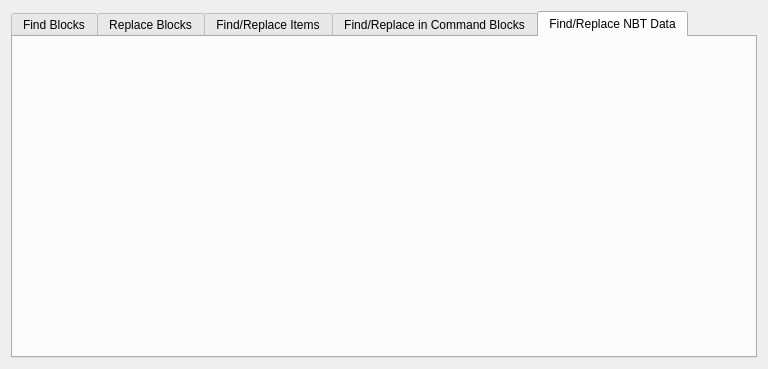
<?xml version="1.0" encoding="UTF-8"?>
<ui version="4.0">
 <class>Form</class>
 <widget class="QWidget" name="Form">
  <property name="geometry">
   <rect>
    <x>0</x>
    <y>0</y>
    <width>768</width>
    <height>369</height>
   </rect>
  </property>
  <property name="windowTitle">
   <string>Find and Replace...</string>
  </property>
  <layout class="QVBoxLayout" name="verticalLayout">
   <item>
    <widget class="QTabWidget" name="tabWidget">
     <property name="currentIndex">
      <number>4</number>
     </property>
     <widget class="QWidget" name="findBlocksTab">
      <attribute name="title">
       <string>Find Blocks</string>
      </attribute>
     </widget>
     <widget class="QWidget" name="tab">
      <attribute name="title">
       <string>Replace Blocks</string>
      </attribute>
      <layout class="QVBoxLayout" name="verticalLayout_3">
       <item>
        <widget class="QTableWidget" name="findReplaceTable">
         <property name="verticalScrollBarPolicy">
          <enum>Qt::ScrollBarAlwaysOn</enum>
         </property>
         <property name="alternatingRowColors">
          <bool>true</bool>
         </property>
         <property name="selectionMode">
          <enum>QAbstractItemView::NoSelection</enum>
         </property>
         <attribute name="verticalHeaderVisible">
          <bool>false</bool>
         </attribute>
         <column>
          <property name="text">
           <string>Old Blocks</string>
          </property>
         </column>
         <column>
          <property name="text">
           <string>New Blocks</string>
          </property>
         </column>
        </widget>
       </item>
       <item>
        <layout class="QHBoxLayout" name="horizontalLayout_4">
         <item>
          <spacer name="horizontalSpacer">
           <property name="orientation">
            <enum>Qt::Horizontal</enum>
           </property>
           <property name="sizeHint" stdset="0">
            <size>
             <width>40</width>
             <height>20</height>
            </size>
           </property>
          </spacer>
         </item>
         <item>
          <widget class="QCheckBox" name="replaceBlocksInSelectionCheckbox">
           <property name="text">
            <string>In Selection</string>
           </property>
           <property name="checked">
            <bool>true</bool>
           </property>
          </widget>
         </item>
         <item>
          <widget class="QPushButton" name="blocksReplaceButton">
           <property name="text">
            <string>Replace</string>
           </property>
          </widget>
         </item>
        </layout>
       </item>
      </layout>
     </widget>
     <widget class="QWidget" name="itemsTab">
      <attribute name="title">
       <string>Find/Replace Items</string>
      </attribute>
     </widget>
     <widget class="QWidget" name="commandBlocksTab">
      <attribute name="title">
       <string>Find/Replace in Command Blocks</string>
      </attribute>
     </widget>
     <widget class="QWidget" name="nbtTab">
      <attribute name="title">
       <string>Find/Replace NBT Data</string>
      </attribute>
     </widget>
    </widget>
   </item>
  </layout>
 </widget>
 <resources/>
 <connections/>
</ui>
